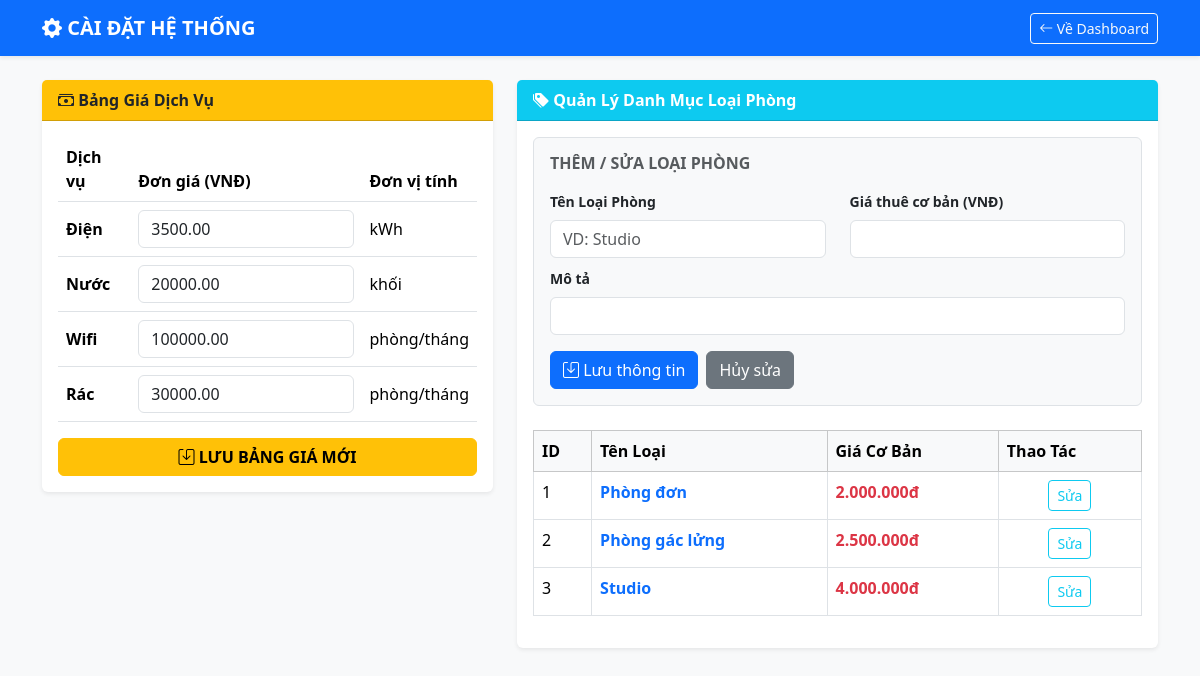
The app's page /index.php?controller=setting&action=index (signed in) with its own data.
### tables this page shows
CREATE TABLE `services` (
  `id` INT AUTO_INCREMENT PRIMARY KEY,
  `name` VARCHAR(50) NOT NULL,
  `unit_price` DECIMAL(10,2) NOT NULL,
  `unit_name` VARCHAR(20) NOT NULL
);

CREATE TABLE `room_types` (
  `id` INT AUTO_INCREMENT PRIMARY KEY,
  `name` VARCHAR(50) NOT NULL,
  `base_price` DECIMAL(10,2) NOT NULL,
  `description` TEXT
);

### controllers/SettingController.php (called while the page is built, shortened)
<?php
require_once 'models/ServiceModel.php';
require_once 'models/RoomTypeModel.php';
class SettingController extends Controller {
    private $serviceModel;
    private $roomTypeModel;
    public function __construct() {
        $db = (new Database())->getConnection();
        $this->serviceModel = new ServiceModel($db);
        $this->roomTypeModel = new RoomTypeModel($db);
    }
    public function index() {
        $data = [
            'services' => $this->serviceModel->getServicesList(),
            'room_types' => $this->roomTypeModel->getAll(),
            'success_msg' => $_SESSION['success_msg'] ?? '',
            'error_msg' => $_SESSION['error_msg'] ?? ''
        ];
        $this->view('settings/index', $data);
    }
}
?>

### models/ServiceModel.php (called while the page is built, shortened)
<?php
class ServiceModel {
    private $conn;
    public function __construct($db) {
        $this->conn = $db;
    }
    public function getServicesList() {
        $query = "SELECT * FROM services ORDER BY id ASC";
        $stmt = $this->conn->prepare($query);
        $stmt->execute();
        return $stmt->fetchAll(PDO::FETCH_ASSOC);
    }
}
?>

### models/RoomTypeModel.php (called while the page is built, shortened)
<?php
class RoomTypeModel {
    private $conn;
    public function __construct($db) {
        $this->conn = $db;
    }
    public function getAll() {
        $query = "SELECT * FROM room_types";
        $stmt = $this->conn->prepare($query);
        $stmt->execute();
        return $stmt->fetchAll(PDO::FETCH_ASSOC);
    }
}
?>

### views/settings/index.php (the view, shortened to what this page needs)
<!DOCTYPE html>
<html lang="vi">
<head>
    <link href="https://cdn.jsdelivr.net/npm/bootstrap@5.3.2/dist/css/bootstrap.min.css" rel="stylesheet">
    <link rel="stylesheet" href="https://cdn.jsdelivr.net/npm/bootstrap-icons@1.11.1/font/bootstrap-icons.css">
</head>
<body class="bg-light pb-5">
<nav class="navbar navbar-expand-lg navbar-dark bg-primary shadow-sm mb-4">
  <div class="container">
    <a class="navbar-brand fw-bold" href="index.php"><i class="bi bi-gear-fill"></i> CÀI ĐẶT HỆ THỐNG</a>
    <div class="d-flex align-items-center text-white">
        <a href="index.php?controller=home&action=index" class="btn btn-sm btn-outline-light"><i class="bi bi-arrow-left"></i> Về Dashboard</a>
    </div>
  </div>
</nav>
<div class="container">
    <div class="row">
        <div class="col-lg-5 mb-4">
            <div class="card shadow-sm border-0">
                <div class="card-header bg-warning text-dark fw-bold">
                    <i class="bi bi-cash-stack"></i> Bảng Giá Dịch Vụ
                </div>
                <div class="card-body">
                    <form action="index.php?controller=setting&action=updateService" method="POST">
                        <table class="table align-middle">
                            <thead>
                                <tr>
                                    <th>Dịch vụ</th>
                                    <th>Đơn giá (VNĐ)</th>
                                    <th>Đơn vị tính</th>
                                </tr>
                            </thead>
                            <tbody>
                                <?php foreach($services as $s): ?>
                                    <tr>
                                        <td class="fw-bold"><?= htmlspecialchars($s['name']) ?></td>
                                        <td>
                                            <input type="number" name="services[<?= $s['id'] ?>]" class="form-control" value="<?= htmlspecialchars($s['unit_price']) ?>" required>
                                        </td>
                                        <td><?= htmlspecialchars($s['unit_name']) ?></td>
                                    </tr>
                                <?php endforeach; ?>
                            </tbody>
                        </table>
                        <button type="submit" class="btn btn-warning w-100 fw-bold"><i class="bi bi-save"></i> LƯU BẢNG GIÁ MỚI</button>
                    </form>
                </div>
            </div>
        </div>
        <div class="col-lg-7">
            <div class="card shadow-sm border-0">
                <div class="card-header bg-info text-white fw-bold">
                    <i class="bi bi-tags-fill"></i> Quản Lý Danh Mục Loại Phòng
                </div>
                <div class="card-body">
                    <form action="index.php?controller=setting&action=saveRoomType" method="POST" class="bg-light p-3 rounded mb-4 border">
                        <h6 class="fw-bold text-muted mb-3">THÊM / SỬA LOẠI PHÒNG</h6>
                        <div class="row mb-2">
                            <div class="col-md-6">
                                <label class="form-label small fw-bold">Tên Loại Phòng</label>
                                <input type="text" name="name" id="type_name" class="form-control" required placeholder="VD: Studio">
                            </div>
                            <div class="col-md-6">
                                <label class="form-label small fw-bold">Giá thuê cơ bản (VNĐ)</label>
                                <input type="number" name="base_price" id="type_price" class="form-control" required>
                            </div>
                        </div>
                        <div class="mb-3">
                            <label class="form-label small fw-bold">Mô tả</label>
                            <input type="text" name="description" id="type_desc" class="form-control">
                        </div>
                        <div class="d-flex gap-2">
                            <button type="submit" class="btn btn-primary"><i class="bi bi-save"></i> Lưu thông tin</button>
                            <button type="button" class="btn btn-secondary" onclick="resetForm()">Hủy sửa</button>
                        </div>
                    </form>
                    <div class="table-responsive">
                        <table class="table table-hover table-bordered">
                            <thead class="table-light">
                                <tr>
                                    <th>ID</th>
                                    <th>Tên Loại</th>
                                    <th>Giá Cơ Bản</th>
                                    <th>Thao Tác</th>
                                </tr>
                            </thead>
                            <tbody>
                                <?php foreach($room_types as $rt): ?>
                                    <tr>
                                        <td><?= $rt['id'] ?></td>
                                        <td class="fw-bold text-primary"><?= htmlspecialchars($rt['name']) ?></td>
                                        <td class="text-danger fw-bold"><?= number_format($rt['base_price'], 0, ',', '.') ?>đ</td>
                                        <td class="text-center">
                                            <button type="button" class="btn btn-sm btn-outline-info"
                                                onclick="editType(<?= $rt['id'] ?>, '<?= htmlspecialchars($rt['name']) ?>', <?= $rt['base_price'] ?>, '<?= htmlspecialchars($rt['description']) ?>')">
                                                Sửa
                                            </button>
                                        </td>
                                    </tr>
                                <?php endforeach; ?>
                            </tbody>
                        </table>
                    </div>
                </div>
            </div>
        </div>
    </div>
</div>
</body>
</html>

### records on screen
services: name "Điện", unit_price "3500.00", unit_name "kWh"
services: name "Nước", unit_price "20000.00", unit_name "khối"
services: name "Wifi", unit_price "100000.00", unit_name "phòng/tháng"
services: name "Rác", unit_price "30000.00", unit_name "phòng/tháng"
room_types: id "1", name "Phòng đơn", base_price "2.000.000"
room_types: id "2", name "Phòng gác lửng", base_price "2.500.000"
room_types: id "3", name "Studio", base_price "4.000.000"
